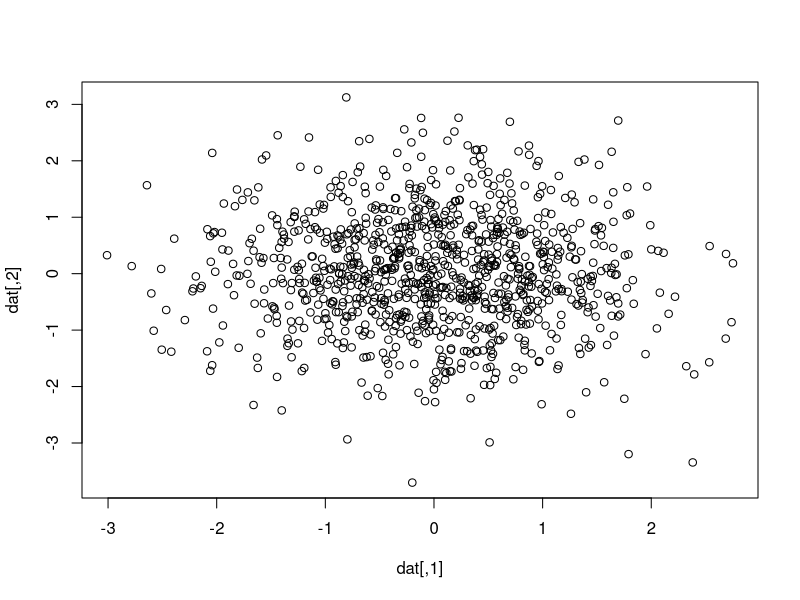
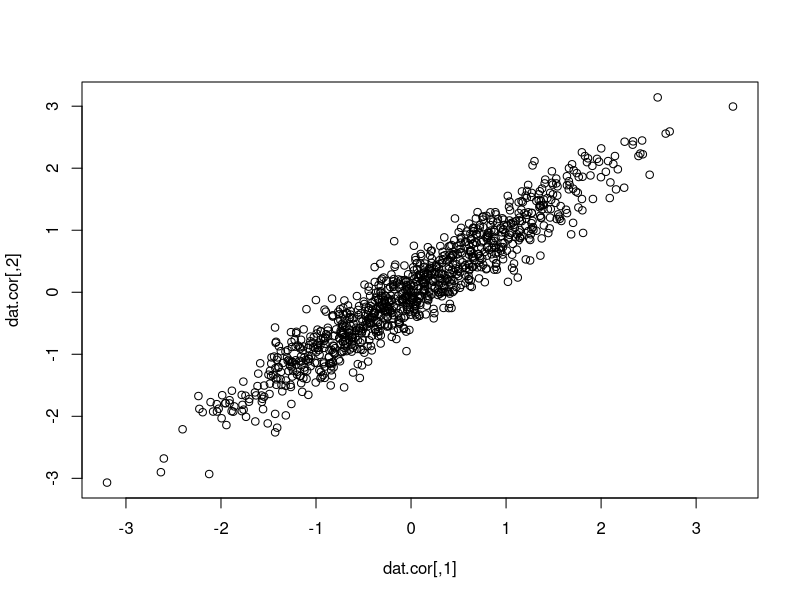

R code for these plots, in order: (Note: this script raises an error after producing the figures.)
#HOMEWORK 1: Lectures 1-4
#Bryan Juarez, Nick Lyon, Ashley St. Clair, Morgan Mackert

#Question 1_____________________________________________________________________#
rm(list=ls())
library(mvtnorm) #load library to generate data
#Create data set with no relationship
sigma <- matrix(c(1, 0, 0, 1), nrow = 2) #choose covariance matrix (correlation matrix since variance on diagonal = 1)
r.2 <- NULL #set vector to store r.squared for each of 100 datasets
#generate 100 datasets with 100 observations and calculate r.squared each time
for(i in 1:100){ 
	dat <- rmvnorm(1000, rep(0,  nrow(sigma)),  sigma = sigma)
	r.2 <- c(r.2, summary(lm(dat[, 1] ~ dat[, 2]))$r.squared)
}
mean(sqrt(r.2)) #confirm average r.2 is about 0
plot(dat)
Y <-dat[,1]
X <- dat[,2]
#Create data set with postive relationship
sigma.cor <- matrix(c(1, .95, .95, 1), nrow = 2) #same as above except we changed the covariance
r.2.cor <- NULL
for(i in 1:100){
	dat.cor <- rmvnorm(1000, rep(0,  nrow(sigma.cor)), sigma = sigma.cor)
	r.2.cor <- c(r.2.cor, summary(lm(dat.cor[, 1] ~ dat.cor[, 2]))$r.squared)
}
mean(sqrt(r.2.cor)) #confirm average r.squared is about .95
plot(dat.cor)
Y.cor <-dat.cor[,1]
X.cor<-dat.cor[,2]


#First permutation method
lm(Y~X)
model1<-lm(Y~X)
summary(model1)	#provides regression coefficients	
anova(model1)	#provides model term tests
summary(model1)
perm.snail <- function(permute, model){
	Y <- model$model$Y
	X <- model$model$X
	F.obs<-anova(model)$F[[1]]  #Find Test value and save
	F.rand.vec <- NULL
	F.rand.vec[permute + 1] <- F.obs
	for(i in 1:permute){
  	###Shuffle Data
  		Y.rand <- sample(Y)	#Resample vector 
  		F.rand.vec <- c(F.rand.vec, anova(lm(Y.rand ~ X))$F[[1]])  
	}  
	P.Ftest <- length(which(F.rand.vec >= F.rand.vec[permute + 1])) / (permute + 1) 
	return(P.Ftest)
}

perm.snail(999, model1)

#Second permutation method

perm.lightning <- function(permute, model){
	Y <- model$model$Y #get Y and X from model
	X <- model$model$X
	F.obs <- anova(model)$F[[1]] #get observed from model
	rand <- replicate(permute, sample(Y)) #generate permuted Ys
	p.val <- length(which(F.obs > apply(rand, 2, function(x) {anova(lm(x ~ X))$F[[1]]} )) + 1) / (permute + 1) #vectorized loop
	return(p.val) 
	}
	
perm.lightning(999, model1)

microbenchmark(perm.snail(100, model1), perm.lightning(100, model1))




